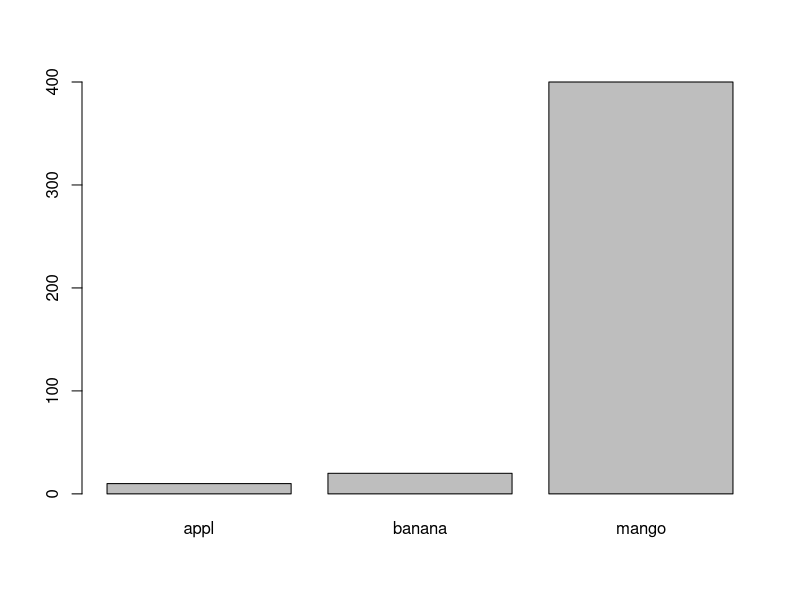
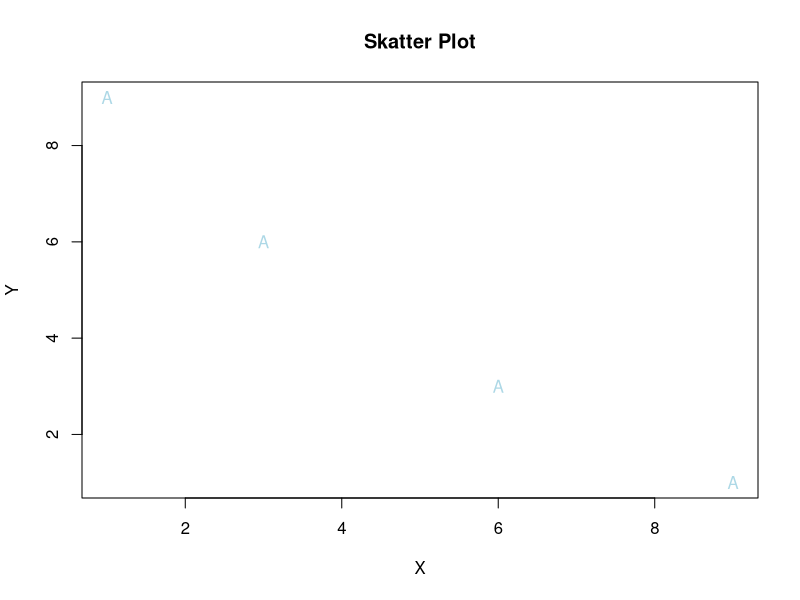
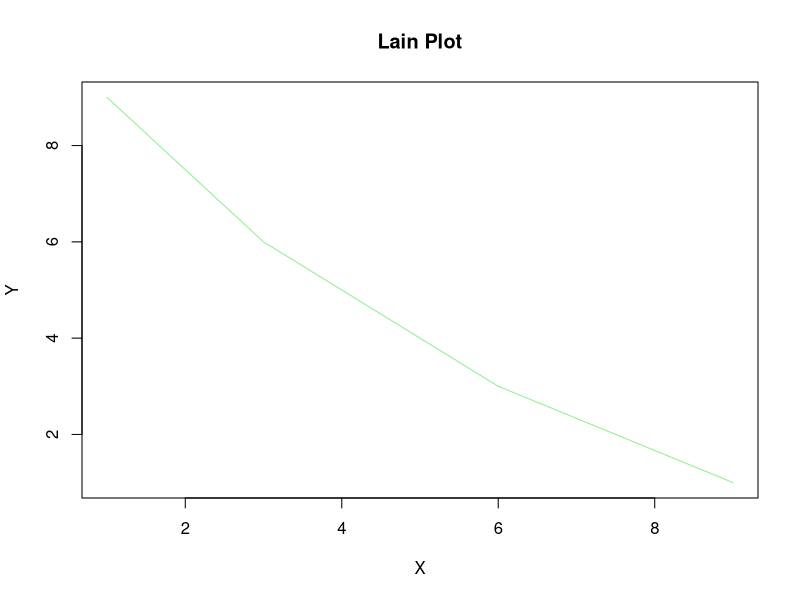
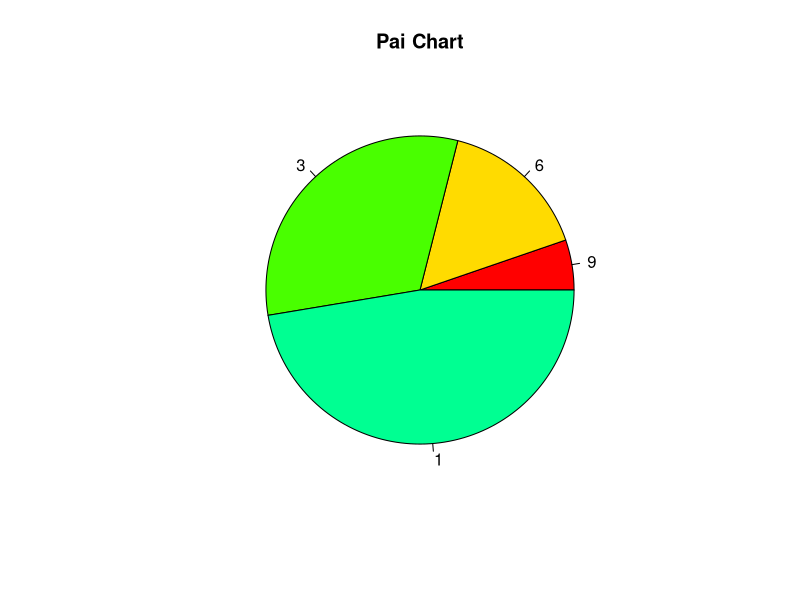
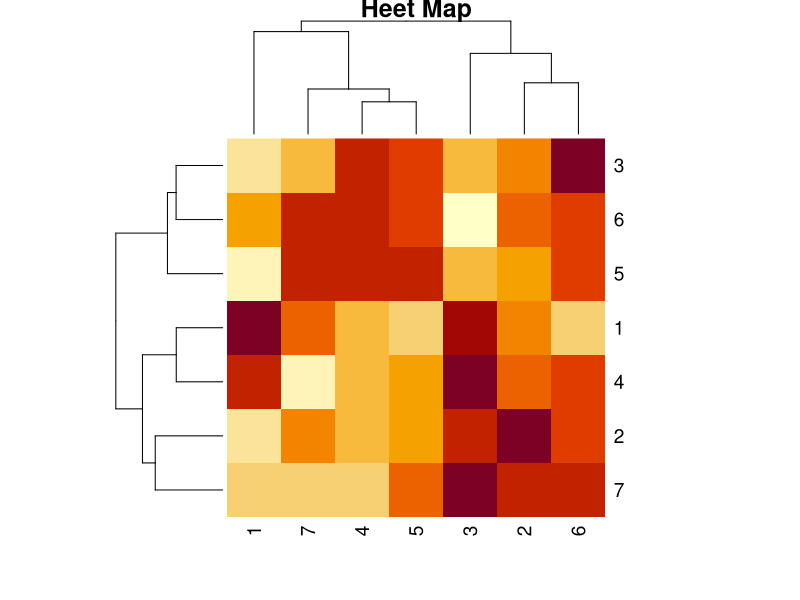

These figures' R source, in order:
.libPaths()
library()
search()

fruits<-c("appl","banana","mango")
count<-c(10,20,400)
barplot(count,names.arg=fruits)

x<-c(1,3,6,9)
y<-c(9,6,3,1)
plot(x,y,main="Skatter Plot",xlab="X",ylab="Y",col="lightblue",pch=65)

plot(x,y,type="l",main="Lain Plot",xlab="X",ylab="Y",col="lightgreen")

pie(x,labels=y,main = "Pai Chart",col=rainbow(7))

heatmap(matrix(rnorm(49),nrow = 7),main = "Heet Map")

getwd()